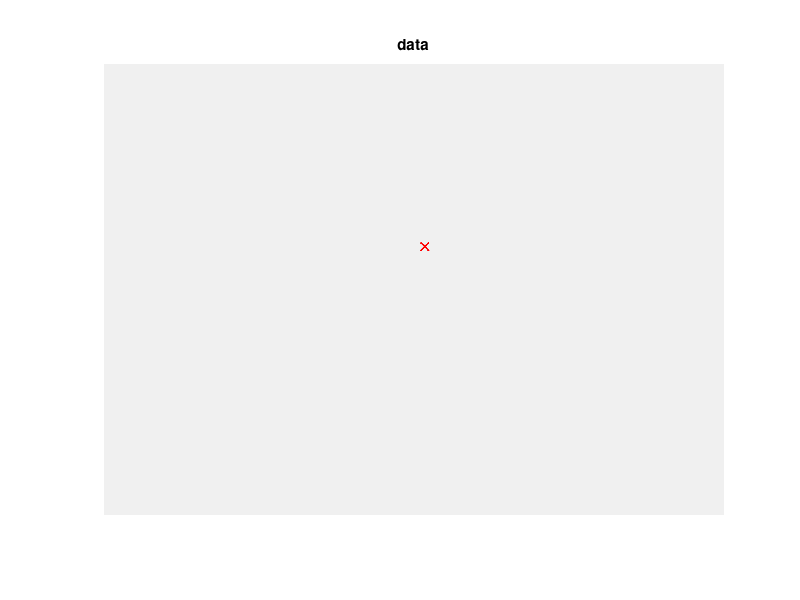

MATLAB code to generate this figure: (Note: this script raises an error after producing the figure.)
close all;
clear all;
load('rect.mat');
figure,imshow(X,Map),title('data');
E = entropyfilt(X);
Eim = mat2gray(E);
BW1 = im2bw(Eim);
BWao = bwareaopen(BW1,2000);
nhood = true(9);
closeBWao = imclose(BWao,nhood);
roughMask = imfill(closeBWao,'holes');
figure,imshow(roughMask),title('1');
I2 = X;
I2(roughMask) = 0;
figure,imshow(I2),title('2');
E2 = entropyfilt(I2);
E2im = mat2gray(E2);
figure,imshow(E2im),title('3');
BW2 = im2bw(E2im);
mask2 = bwareaopen(BW2,1000);
figure,imshow(mask2),title('4');
mask2 = bwareaopen(BW2,5000);
figure,imshow(mask2),title('5');
nhood = true(50);
closeBWao = imclose(mask2,nhood);
figure,imshow(closeBWao),title('6');
roughMask = imfill(closeBWao,'holes');
figure,imshow(roughMask),title('7');
im = double(roughMask);
lo=canny(im,1,[0.4 0.7]);
figure,imshow(lo),title('garis');
Iss=X;
rgb = imoverlay(Iss, lo, [1 0 0.5]);
figure,imshow(rgb),title('Hasil');
% texture1 = X;
% texture1(~mask2) = 0;
% texture2 = X;
% texture2(mask2) = 0;
% boundary = bwperim(mask2);
% segmentResults = X;
% segmentResults(boundary) = 255;
% figure,imshow(segmentResults),title('5');